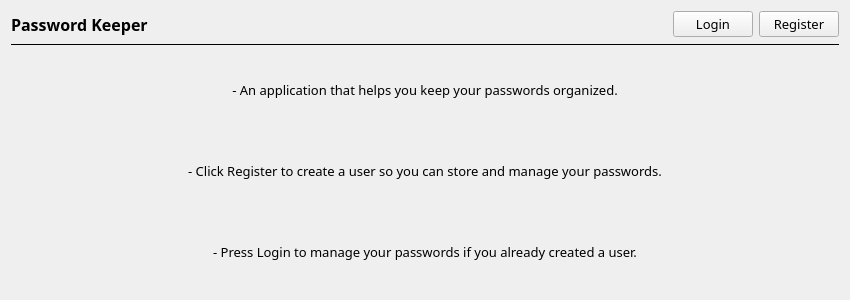
<?xml version="1.0" encoding="UTF-8"?>
<ui version="4.0">
 <class>welcome_win</class>
 <widget class="QWidget" name="welcome_win">
  <property name="geometry">
   <rect>
    <x>0</x>
    <y>0</y>
    <width>850</width>
    <height>300</height>
   </rect>
  </property>
  <property name="sizePolicy">
   <sizepolicy hsizetype="Preferred" vsizetype="Preferred">
    <horstretch>0</horstretch>
    <verstretch>0</verstretch>
   </sizepolicy>
  </property>
  <property name="minimumSize">
   <size>
    <width>0</width>
    <height>0</height>
   </size>
  </property>
  <property name="maximumSize">
   <size>
    <width>850</width>
    <height>300</height>
   </size>
  </property>
  <property name="sizeIncrement">
   <size>
    <width>2</width>
    <height>0</height>
   </size>
  </property>
  <property name="font">
   <font>
    <family>Source Sans Pro</family>
    <pointsize>10</pointsize>
   </font>
  </property>
  <property name="windowTitle">
   <string>Password Keeper</string>
  </property>
  <layout class="QGridLayout" name="gridLayout">
   <item row="0" column="0">
    <layout class="QHBoxLayout" name="horizontalLayout">
     <property name="sizeConstraint">
      <enum>QLayout::SetDefaultConstraint</enum>
     </property>
     <item>
      <widget class="QLabel" name="label">
       <property name="font">
        <font>
         <pointsize>12</pointsize>
         <weight>75</weight>
         <bold>true</bold>
        </font>
       </property>
       <property name="text">
        <string>Password Keeper</string>
       </property>
      </widget>
     </item>
     <item>
      <spacer name="horizontalSpacer">
       <property name="orientation">
        <enum>Qt::Horizontal</enum>
       </property>
       <property name="sizeHint" stdset="0">
        <size>
         <width>40</width>
         <height>20</height>
        </size>
       </property>
      </spacer>
     </item>
     <item>
      <widget class="QPushButton" name="login_button">
       <property name="font">
        <font>
         <pointsize>10</pointsize>
        </font>
       </property>
       <property name="text">
        <string>Login</string>
       </property>
      </widget>
     </item>
     <item>
      <widget class="QPushButton" name="register_button">
       <property name="font">
        <font>
         <pointsize>10</pointsize>
        </font>
       </property>
       <property name="text">
        <string>Register</string>
       </property>
      </widget>
     </item>
    </layout>
   </item>
   <item row="1" column="0">
    <widget class="Line" name="line">
     <property name="frameShadow">
      <enum>QFrame::Plain</enum>
     </property>
     <property name="lineWidth">
      <number>1</number>
     </property>
     <property name="orientation">
      <enum>Qt::Horizontal</enum>
     </property>
    </widget>
   </item>
   <item row="2" column="0">
    <layout class="QVBoxLayout" name="verticalLayout">
     <item>
      <widget class="QLabel" name="label_2">
       <property name="text">
        <string>- An application that helps you keep your passwords organized.</string>
       </property>
       <property name="alignment">
        <set>Qt::AlignCenter</set>
       </property>
      </widget>
     </item>
     <item>
      <widget class="QLabel" name="label_4">
       <property name="text">
        <string>- Click Register to create a user so you can store and manage your passwords.</string>
       </property>
       <property name="alignment">
        <set>Qt::AlignCenter</set>
       </property>
      </widget>
     </item>
     <item>
      <widget class="QLabel" name="label_3">
       <property name="text">
        <string>- Press Login to manage your passwords if you already created a user.</string>
       </property>
       <property name="scaledContents">
        <bool>true</bool>
       </property>
       <property name="alignment">
        <set>Qt::AlignCenter</set>
       </property>
      </widget>
     </item>
    </layout>
   </item>
  </layout>
 </widget>
 <resources/>
 <connections/>
</ui>
